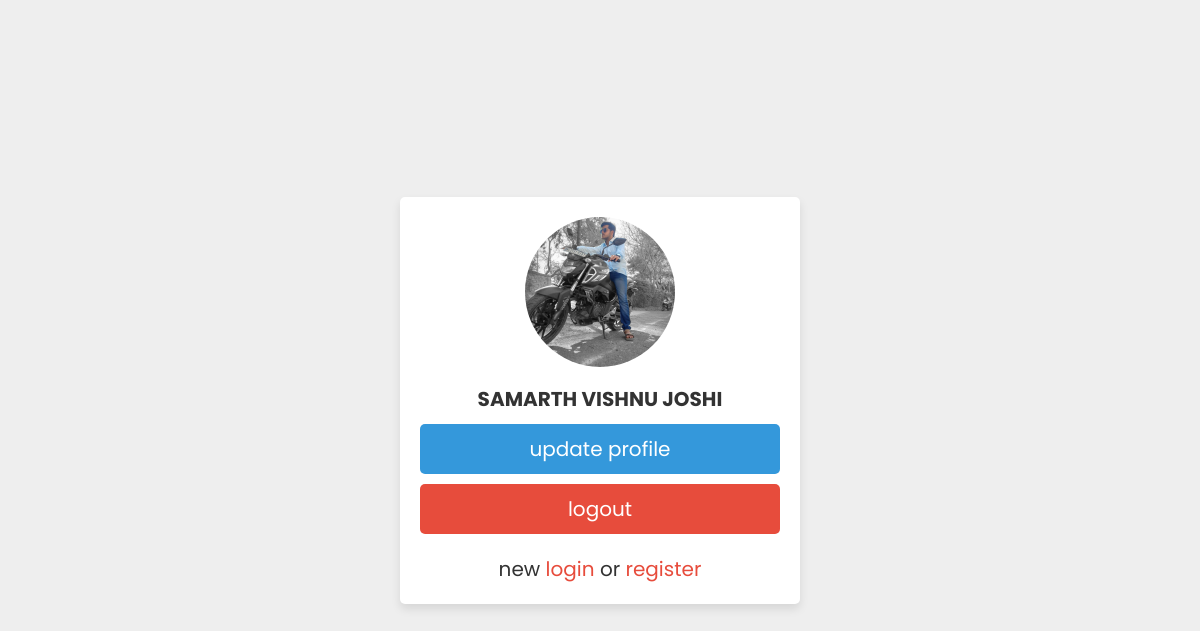
/ADMIN/home.php (signed in), run on the app's committed database.
### tables this page shows
CREATE TABLE `user_form` (
  `id` int(100) NOT NULL,
  `name` varchar(100) NOT NULL,
  `email` varchar(100) NOT NULL,
  `password` varchar(100) NOT NULL,
  `image` varchar(100) NOT NULL
);

### ADMIN/home.php (the view, shortened to what this page needs)
<?php
$user_id = $_SESSION['user_id'];
?>
<!DOCTYPE html>
<html lang="en">
<head>
    <link rel="stylesheet" href="css/style.css">
</head>
<body>
<div class="container">
   <div class="profile">
      <?php
         $select = mysqli_query($conn, "SELECT * FROM `user_form` WHERE id = '$user_id'") or die('query failed');
         if(mysqli_num_rows($select) > 0){
            $fetch = mysqli_fetch_assoc($select);
         }
         if($fetch['image'] == ''){
            echo '<img src="images/default-avatar.png">';
         }else{
            echo '<img src="uploaded_img/'.$fetch['image'].'">';
         }
      ?>
      <h3><?php echo $fetch['name']; ?></h3>
      <a href="update_profile.php" class="btn">update profile</a>
      <a href="home.php?logout=<?php echo $user_id; ?>" class="delete-btn">logout</a>
      <p>new <a href="login.php">login</a> or <a href="register.php">register</a></p>
   </div>
</div>
</body>
</html>

### ADMIN/css/style.css (style rules this page uses)
:root { --blue:#3498db; --dark-blue:#2980b9; --red:#e74c3c; --dark-red:#c0392b; --black:#333; --white:#fff; --light-bg:#eee; --box-shadow:0 5px 10px rgba(0,0,0,.1); }
* { font-family: 'Poppins', sans-serif; margin:0; padding:0; box-sizing: border-box; outline: none; border: none; text-decoration: none; }
.btn, .delete-btn { width: 100%; border-radius: 5px; padding:10px 30px; color:var(--white); display: block; text-align: center; cursor: pointer; font-size: 20px; margin-top: 10px; }
.btn { background-color: var(--blue); }
.delete-btn { background-color: var(--red); }
.container { min-height: 100vh; background-color: var(--light-bg); display: flex; align-items: center; justify-content: center; padding:20px; }
.container .profile { padding:20px; background-color: var(--white); box-shadow: var(--box-shadow); text-align: center; width: 400px; border-radius: 5px; }
.container .profile img { height: 150px; width: 150px; border-radius: 50%; object-fit: cover; margin-bottom: 5px; }
.container .profile h3 { margin:5px 0; font-size: 20px; color:var(--black); }
.container .profile p { margin-top: 20px; color:var(--black); font-size: 20px; }
.container .profile p a { color:var(--red); }

### data on the page
user_form: image (picture), name "SAMARTH VISHNU JOSHI"
